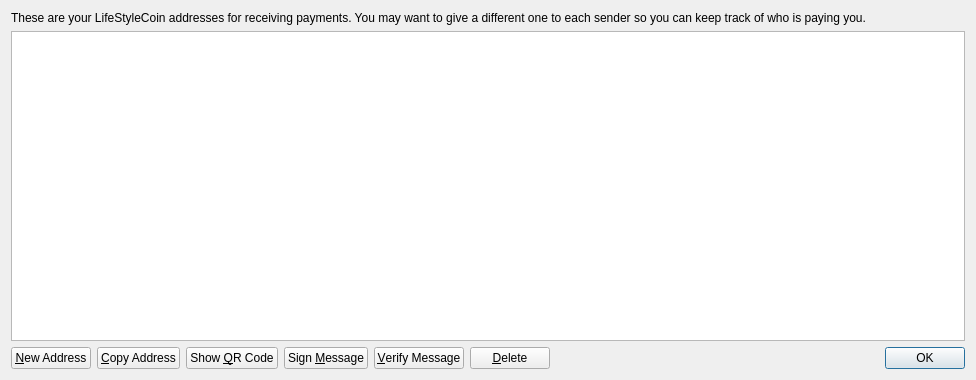
<?xml version="1.0" encoding="UTF-8"?>
<ui version="4.0">
 <class>AddressBookPage</class>
 <widget class="QWidget" name="AddressBookPage">
  <property name="geometry">
   <rect>
    <x>0</x>
    <y>0</y>
    <width>976</width>
    <height>380</height>
   </rect>
  </property>
  <property name="windowTitle">
   <string>Address Book</string>
  </property>
  <layout class="QVBoxLayout" name="verticalLayout">
   <item>
    <widget class="QLabel" name="labelExplanation">
     <property name="text">
      <string>These are your LifeStyleCoin addresses for receiving payments. You may want to give a different one to each sender so you can keep track of who is paying you.</string>
     </property>
     <property name="textFormat">
      <enum>Qt::PlainText</enum>
     </property>
     <property name="wordWrap">
      <bool>true</bool>
     </property>
    </widget>
   </item>
   <item>
    <widget class="QTableView" name="tableView">
     <property name="contextMenuPolicy">
      <enum>Qt::CustomContextMenu</enum>
     </property>
     <property name="toolTip">
      <string>Double-click to edit address or label</string>
     </property>
     <property name="tabKeyNavigation">
      <bool>false</bool>
     </property>
     <property name="alternatingRowColors">
      <bool>true</bool>
     </property>
     <property name="selectionMode">
      <enum>QAbstractItemView::SingleSelection</enum>
     </property>
     <property name="selectionBehavior">
      <enum>QAbstractItemView::SelectRows</enum>
     </property>
     <property name="sortingEnabled">
      <bool>true</bool>
     </property>
     <attribute name="verticalHeaderVisible">
      <bool>false</bool>
     </attribute>
    </widget>
   </item>
   <item>
    <layout class="QHBoxLayout" name="horizontalLayout">
     <item>
      <widget class="QPushButton" name="newAddressButton">
       <property name="toolTip">
        <string>Create a new address</string>
       </property>
       <property name="text">
        <string>&amp;New Address</string>
       </property>
       <property name="icon">
        <iconset resource="../bitcoin.qrc">
         <normaloff>:/icons/add</normaloff>:/icons/add</iconset>
       </property>
      </widget>
     </item>
     <item>
      <widget class="QPushButton" name="copyToClipboard">
       <property name="toolTip">
        <string>Copy the currently selected address to the system clipboard</string>
       </property>
       <property name="text">
        <string>&amp;Copy Address</string>
       </property>
       <property name="icon">
        <iconset resource="../bitcoin.qrc">
         <normaloff>:/icons/editcopy</normaloff>:/icons/editcopy</iconset>
       </property>
      </widget>
     </item>
     <item>
      <widget class="QPushButton" name="showQRCode">
       <property name="text">
        <string>Show &amp;QR Code</string>
       </property>
       <property name="icon">
        <iconset resource="../bitcoin.qrc">
         <normaloff>:/icons/qrcode</normaloff>:/icons/qrcode</iconset>
       </property>
      </widget>
     </item>
     <item>
      <widget class="QPushButton" name="signMessage">
       <property name="toolTip">
        <string>Sign a message to prove you own a LifeStyleCoin address</string>
       </property>
       <property name="text">
        <string>Sign &amp;Message</string>
       </property>
       <property name="icon">
        <iconset resource="../bitcoin.qrc">
         <normaloff>:/icons/edit</normaloff>:/icons/edit</iconset>
       </property>
      </widget>
     </item>
     <item>
      <widget class="QPushButton" name="verifyMessage">
       <property name="toolTip">
        <string>Verify a message to ensure it was signed with a specified LifeStyleCoin address</string>
       </property>
       <property name="text">
        <string>&amp;Verify Message</string>
       </property>
       <property name="icon">
        <iconset resource="../bitcoin.qrc">
         <normaloff>:/icons/transaction_0</normaloff>:/icons/transaction_0</iconset>
       </property>
      </widget>
     </item>
     <item>
      <widget class="QPushButton" name="deleteButton">
       <property name="toolTip">
        <string>Delete the currently selected address from the list</string>
       </property>
       <property name="text">
        <string>&amp;Delete</string>
       </property>
       <property name="icon">
        <iconset resource="../bitcoin.qrc">
         <normaloff>:/icons/remove</normaloff>:/icons/remove</iconset>
       </property>
      </widget>
     </item>
     <item>
      <spacer name="horizontalSpacer">
       <property name="orientation">
        <enum>Qt::Horizontal</enum>
       </property>
       <property name="sizeHint" stdset="0">
        <size>
         <width>40</width>
         <height>20</height>
        </size>
       </property>
      </spacer>
     </item>
     <item>
      <widget class="QDialogButtonBox" name="buttonBox">
       <property name="sizePolicy">
        <sizepolicy hsizetype="Maximum" vsizetype="Fixed">
         <horstretch>0</horstretch>
         <verstretch>0</verstretch>
        </sizepolicy>
       </property>
       <property name="standardButtons">
        <set>QDialogButtonBox::Ok</set>
       </property>
      </widget>
     </item>
    </layout>
   </item>
  </layout>
 </widget>
 <resources>
  <include location="../bitcoin.qrc"/>
 </resources>
 <connections/>
</ui>
